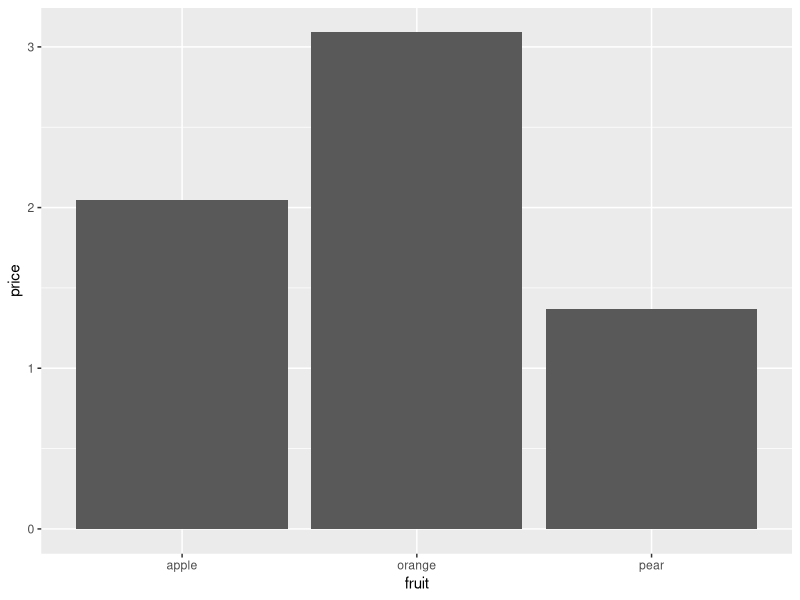

Generate this figure with R:
## ---- chunk 1
#| echo: false
#| warning: false

library(tidyverse)
## ---- chunk 2
#| echo: true
#| label: fruit
fruit_prices <- tibble(
  fruit = c("apple", "pear", "orange"),
  price = c(2.05, 1.37, 3.09)
)

max_price <- fruit_prices |>
  summarize(max_price = max(price)) |>
  pull(max_price)

max_price

max_fruit <- fruit_prices |>
  filter(price == max_price) |>
  pull(fruit)

max_fruit
## ---- chunk 3
#| fig-cap: "Fruits in the store by price."
#| label: fig-fruit

fruit_prices |>
  ggplot(aes(x = fruit, y = price)) +
  geom_col()
